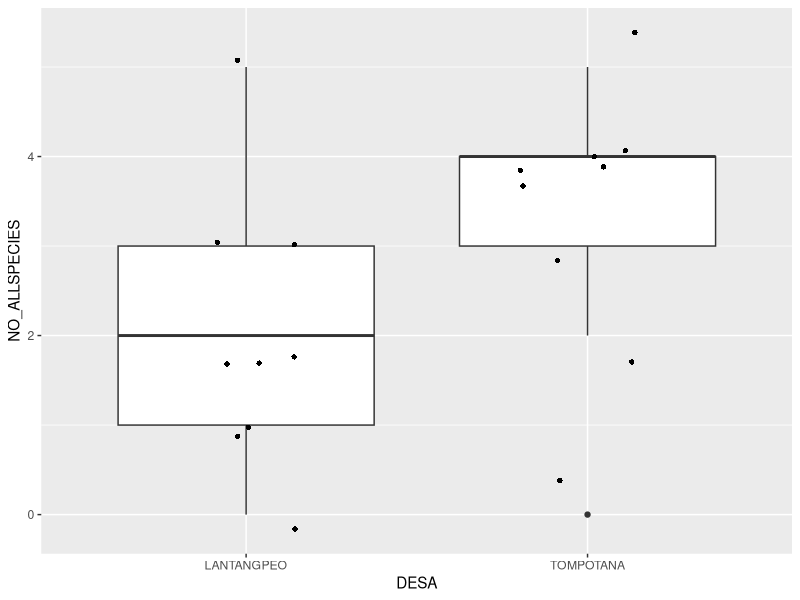
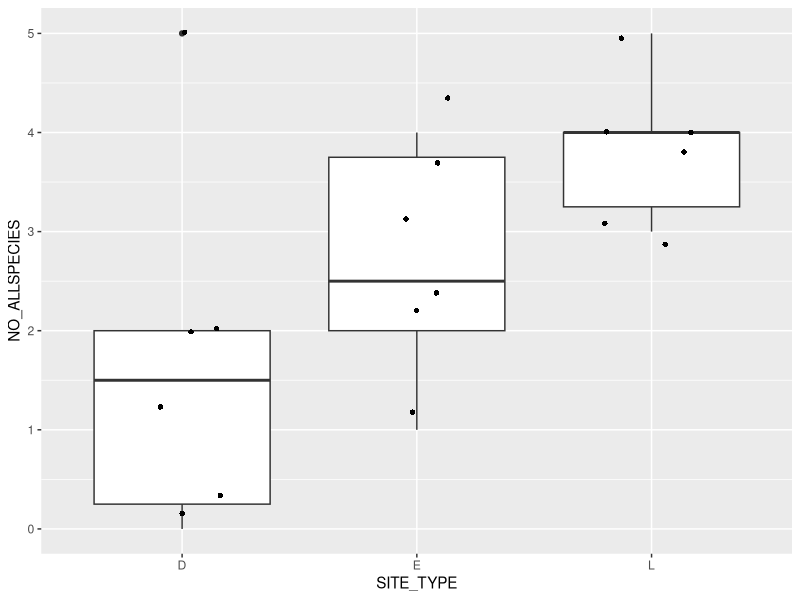
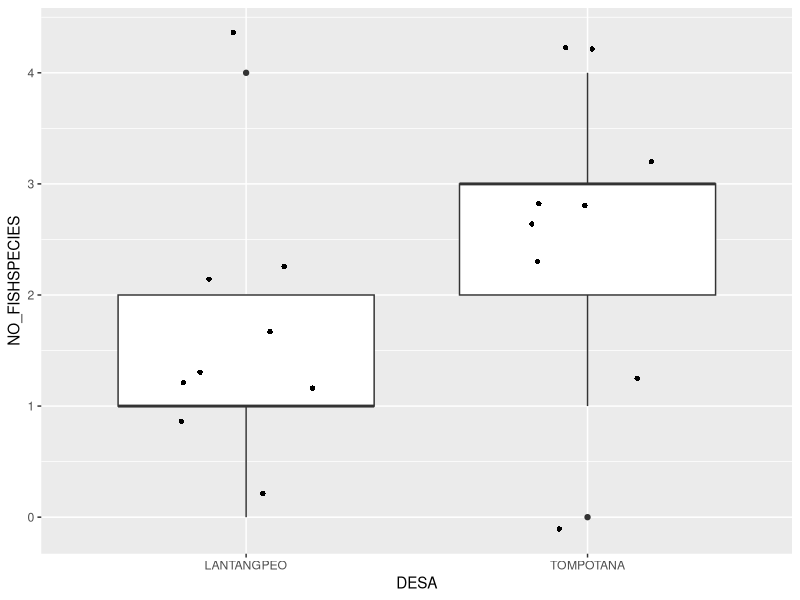
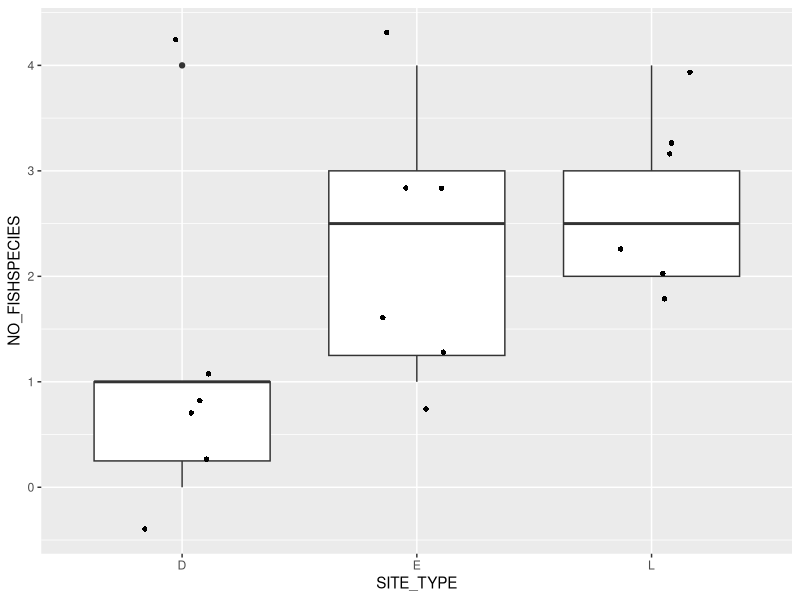
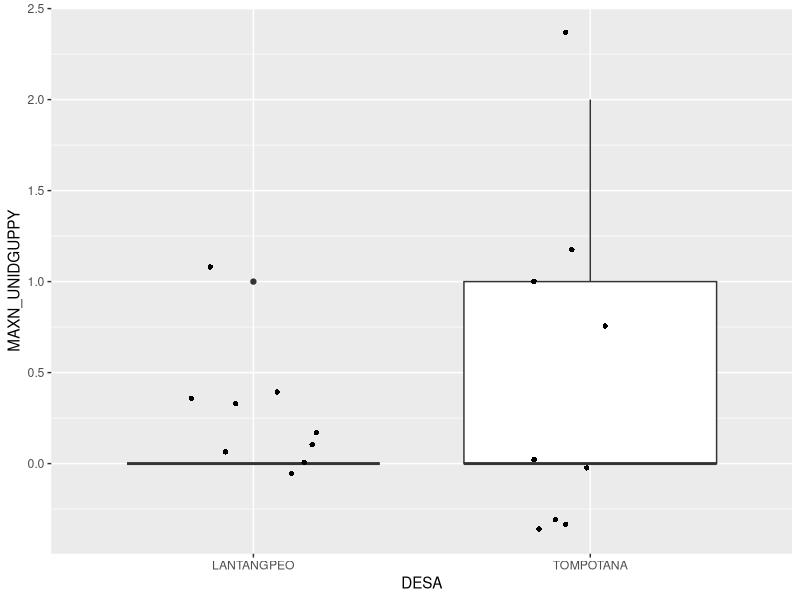
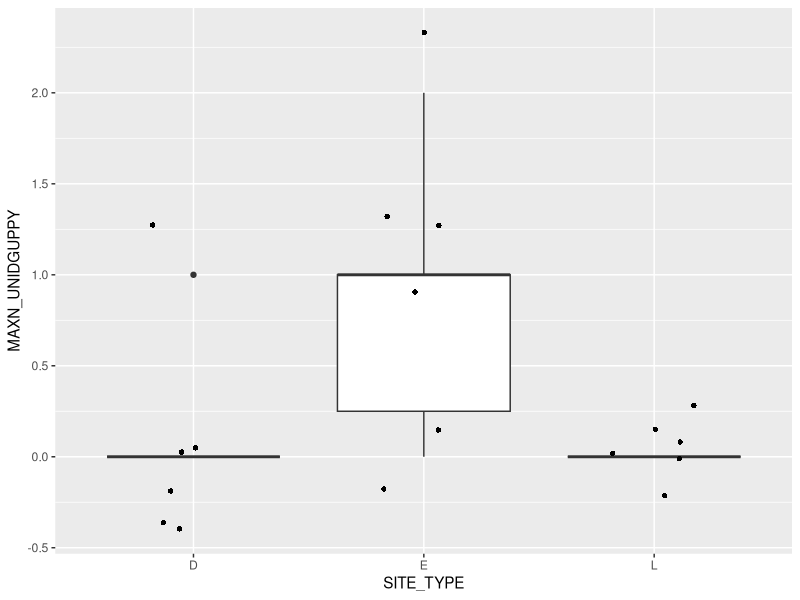
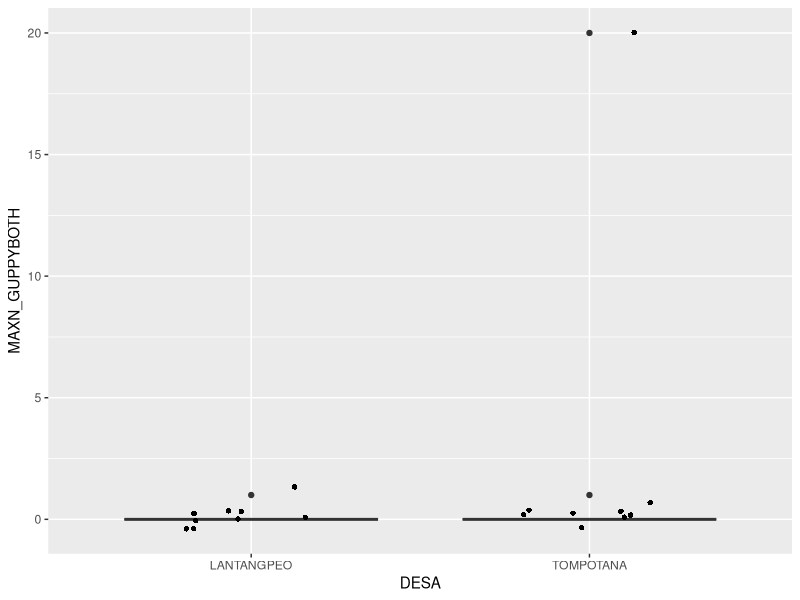
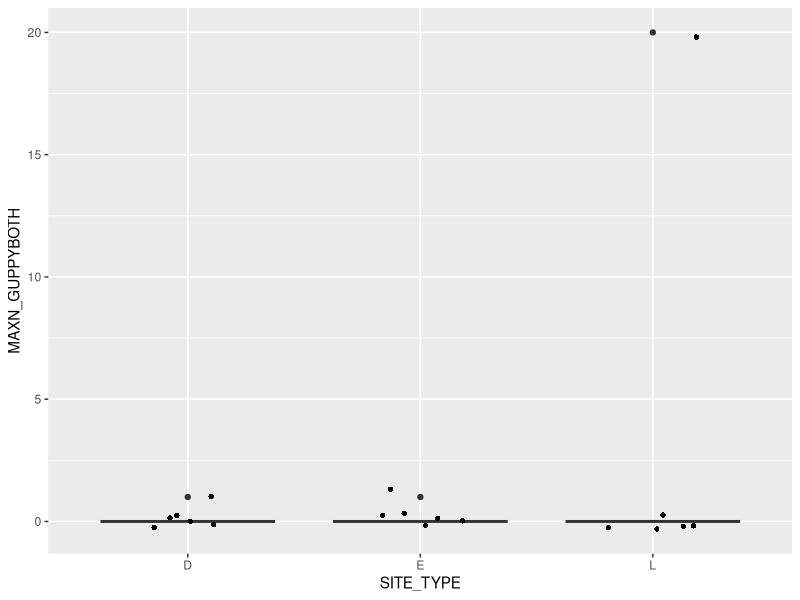

The R source for these figures, in order:
## ---- chunk 1
knitr::opts_chunk$set(echo = FALSE, warning = FALSE, message = FALSE, dev="cairo_pdf")

library(dplyr)
library(ggplot2)

URUV_data <- read.csv("Master_RecordingData.csv")


## ---- chunk 2

URUV_data$DATE <- as.Date(URUV_data$DATE, format = "%d/%m/%Y")

URUV_data <- URUV_data %>%
  filter(!is.na(F1_TIME)) %>% #Take out unused videos
  rowwise() %>%
  mutate(WATER_DEPTH_AVERAGE = mean(c(WATER_DEPTH_BEFORE, WATER_DEPTH_AFTER), na.rm=TRUE)) #Take avg depth during recording

#View(URUV_data)

## ---- chunk 3

ggplot(URUV_data, aes(x=DESA, y=NO_ALLSPECIES)) + 
  geom_boxplot() +
  geom_jitter(shape=16, position=position_jitter(0.2))

ggplot(URUV_data, aes(x=SITE_TYPE, y=NO_ALLSPECIES)) + 
  geom_boxplot() +
  geom_jitter(shape=16, position=position_jitter(0.2))

## ---- chunk 4

ggplot(URUV_data, aes(x=DESA, y=NO_FISHSPECIES)) + 
  geom_boxplot() +
  geom_jitter(shape=16, position=position_jitter(0.2))

ggplot(URUV_data, aes(x=SITE_TYPE, y=NO_FISHSPECIES)) + 
  geom_boxplot() +
  geom_jitter(shape=16, position=position_jitter(0.2))

## ---- chunk 5

for(i in 1:ncol(URUV_data)){
  if(grepl("MAXN", colnames(URUV_data[i]))){ #Sort Through all MaxN's calculated
    
    #Need to fully rename column so ggplot can read it. Make separate datasheet
    Yaxistitle <- colnames(URUV_data[i])
    data1 <- URUV_data %>% 
    rename(MAXN_TARGET = i)
    
    #Graph boxplot per desa
    print(ggplot(data1, aes(x=DESA, y=MAXN_TARGET)) +
      geom_boxplot() +
      geom_jitter(shape=16, position=position_jitter(0.2)) +
      ylab(Yaxistitle))

    #Graph boxplot per site type
    print(ggplot(data1, aes(x=SITE_TYPE, y=MAXN_TARGET)) +
      geom_boxplot() +
      geom_jitter(shape=16, position=position_jitter(0.2)) +
      ylab(Yaxistitle))
  }
  
  
  
}



## ---- chunk 6

plot(x = 1,
     type = "n",
     xlim = c(0, 100), 
     ylim = c(0, 10),
     pch = 16,
     xlab = "Vegitation", 
     ylab = "Total Species")

# Add coral2 points for male data
points(x = URUV_data$VEGITATION[URUV_data$SITE_TYPE == "D"],
       y = URUV_data$NO_ALLSPECIES[URUV_data$SITE_TYPE == "D"],
       pch = 16,
       col = "coral2", trans.val = .8)

# Add steelblue points for female data
points(x = URUV_data$VEGITATION[URUV_data$SITE_TYPE == "E"],
       y = URUV_data$NO_ALLSPECIES[URUV_data$SITE_TYPE == "E"],
       pch = 16,
       col = "steelblue3", trans.val = .8)

points(x = URUV_data$VEGITATION[URUV_data$SITE_TYPE == "L"],
       y = URUV_data$NO_ALLSPECIES[URUV_data$SITE_TYPE == "L"],
       pch = 16,
       col = "chartreuse2", trans.val = .8)

## ---- chunk 7

plot(x = 1,
     type = "n",
     xlim = c(0, 100), 
     ylim = c(0, 10),
     pch = 16,
     xlab = "Vegitation", 
     ylab = "Total Species")

# Add coral2 points for male data
points(x = URUV_data$VEGITATION[URUV_data$SITE_TYPE == "D"],
       y = URUV_data$NO_FISHSPECIES[URUV_data$SITE_TYPE == "D"],
       pch = 16,
       col = "coral2", trans.val = .8)

# Add steelblue points for female data
points(x = URUV_data$VEGITATION[URUV_data$SITE_TYPE == "E"],
       y = URUV_data$NO_FISHSPECIES[URUV_data$SITE_TYPE == "E"],
       pch = 16,
       col = "steelblue3", trans.val = .8)

points(x = URUV_data$VEGITATION[URUV_data$SITE_TYPE == "L"],
       y = URUV_data$NO_FISHSPECIES[URUV_data$SITE_TYPE == "L"],
       pch = 16,
       col = "chartreuse2", trans.val = .8)

## ---- chunk 8

ggplot(URUV_data, aes(x=NO_BATTERY, y=TOTALTIME_RECORDING)) + 
  geom_bar(stat='identity')

